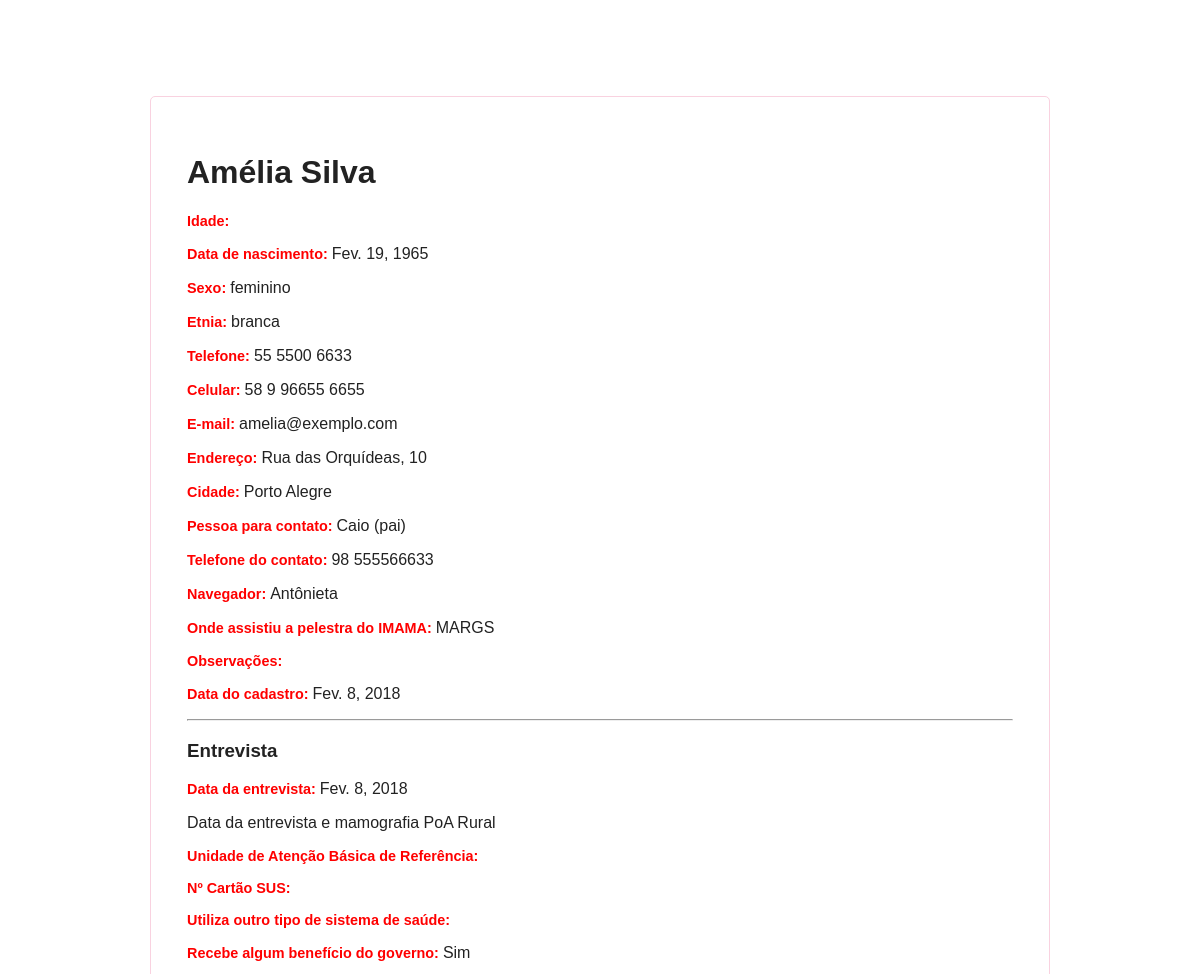
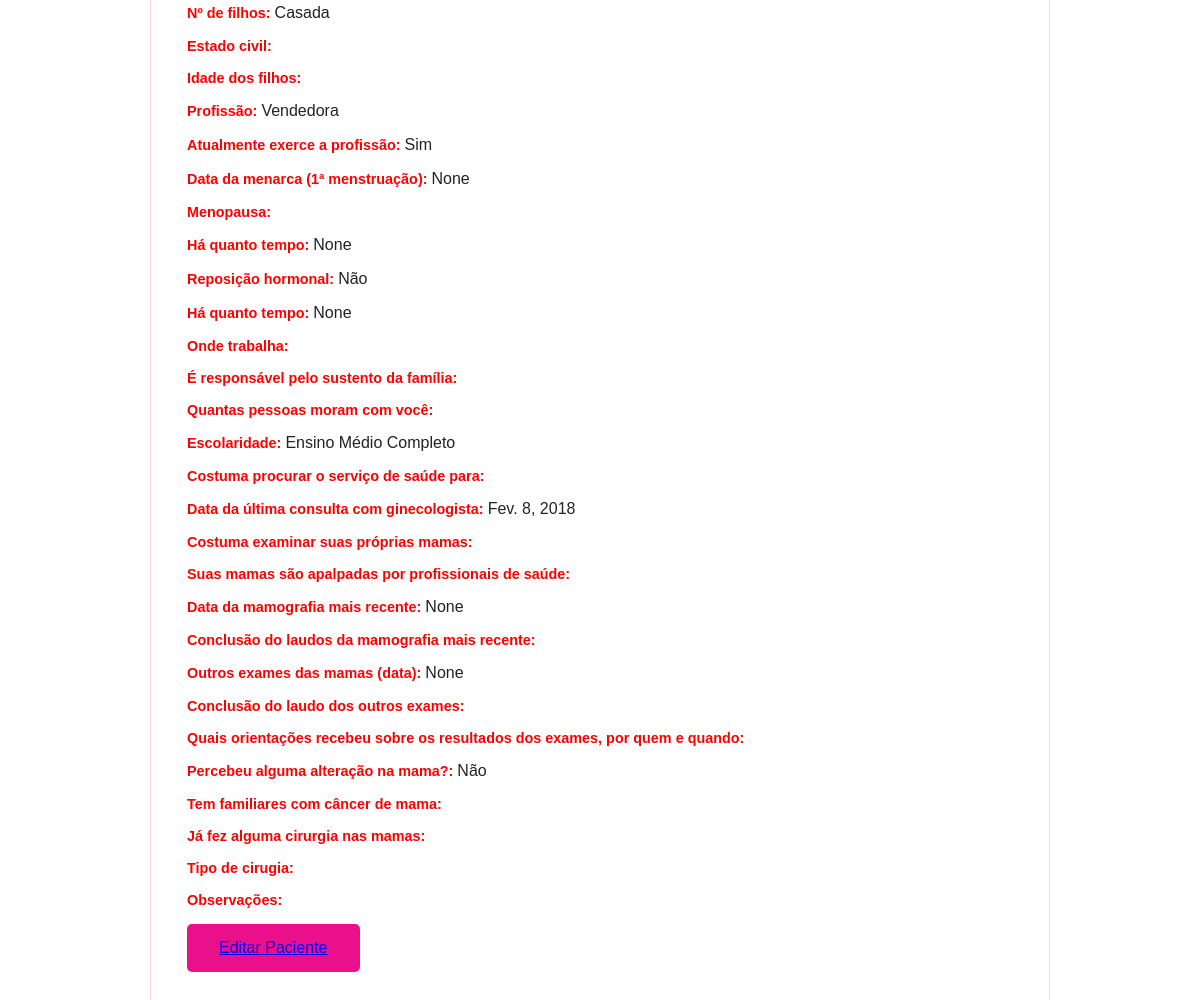
Page /paciente/1/ on the committed database (2 pictures, top to bottom).
### imama/models.py (models this page shows, shortened)
class Paciente(models.Model):
    imama = models.ForeignKey('auth.User',on_delete=models.CASCADE)
    nome = models.CharField('Nome da paciente', max_length=200, help_text='*')
    local_palestra = models.CharField('Onde assistiu a palestra do IMAMA', blank=True, max_length=200)
    data_nascimento = models.DateField('Data de nascimento', help_text='* Formato: dd/mm/aaaa')
    sexo = models.CharField(max_length=10, help_text='*')
    etnia = models.CharField(max_length=20, help_text='*')
    telefone = models.CharField(max_length=20, help_text='* Exemplo: 99 9999999999')
    celular = models.CharField(max_length=20, blank=True, help_text=' Exemplo: 99 9999999999')
    email = models.CharField(max_length=200, help_text='*')
    endereco = models.CharField('Endereço', max_length=400, help_text='*')
    cidade = models.CharField(max_length=50, help_text='*')
    contato_nome = models.CharField('Pessoa para contato', blank=True, max_length=200)
    contato_telefone = models.CharField('Telefone do contato', blank=True, max_length=20)
    cpf = models.CharField('CPF', max_length=20, help_text=' Apenas números')
    rg = models.CharField('RG', max_length=20, help_text='*')
    amigo_rosa = models.CharField('Navegador', max_length=200, help_text='*')
    data_cadastro = models.DateField(default=timezone.now)
    observacoes = models.TextField('Observações', blank=True)
    data_entrevista = models.DateField('Data da entrevista e mamografia PoA Rural',default=timezone.now, blank=True, null=True)
    UAB_referencia = models.CharField('Unidade de Atenção Básica de Referência', max_length=200, blank=True)
    cartao_sus = models.CharField('Nº Cartão SUS', max_length=20, blank=True)
    sistema_saude = models.CharField('Utiliza outro tipo de sistema de saúde', max_length=200, blank=True)
    beneficio_governo = models.CharField('Recebe algum benefício do governo', max_length=20, blank=True)
    qtdade_filhos = models.CharField('Estado civil', max_length=20, blank=True)
    estado_civil = models.CharField('Nº de filhos', max_length=20, blank=True)
    idade_filhos = models.CharField('Idade dos filhos', max_length=20, blank=True)
    profissao = models.CharField('Profissão', max_length=50, blank=True)
    exerce_profissao = models.CharField('Atualmente exerce a profissão', max_length=20, blank=True)
    data_menarca = models.DateField('Data da menarca (1ª menstruação)', blank=True, null=True)
    menopausa = models.CharField('Menopausa', max_length=20, blank=True)
    data_menopausa = models.DateField('Desde quando', blank=True, null=True)
    reposicao_hormonal = models.CharField('Reposição hormonal', max_length=20, blank=True)
    data_reposicao_hormonal = models.DateField('Há quanto tempo', blank=True, null=True)
    local_trabalho = models.CharField('Onde trabalha', max_length=200, blank=True)
    sustenta_familia = models.CharField('É responsável pelo sustento da família', max_length=20, blank=True)
    pessoas_familia = models.CharField('Quantas pessoas moram com você', max_length=2, blank=True)
    escolaridade = models.CharField('Escolaridade ', max_length=40, blank=True)
    motivos_servico_saude = models.TextField('Costuma procurar o serviço de saúde para', blank=True)
    ultima_consulta_ginecologista = models.DateField('Data da última consulta com ginecologista', default=timezone.now, blank=True, null=True)
    auto_exame = models.CharField('Costuma examinar suas próprias mamas', max_length=20, blank=True)
    exame_profissional = models.CharField('Suas mamas são apalpadas por profissionais de saúde', max_length=20, blank=True)
    data_mamografia = models.DateField('Data da mamografia mais recente', default=timezone.now, blank=True, null=True)
    conclusao_laudo_mamografia = models.TextField('Conclusão do laudos da mamografia mais recente', blank=True)
    data_outros_exames = models.DateField('Outros exames das mamas (data)', default=timezone.now, blank=True, null=True)
    conclusao_laudo_outros_exames = models.TextField('Conclusão do laudo dos outros exames',blank=True)
    orientacoes_exames = models.TextField('Quais orientações recebeu sobre os resultados dos exames, por quem e quando', blank=True)
    alteracao_mama = models.CharField('Percebeu alguma alteração na mama?', max_length=20, blank=True)
    familiares_cancer_mama = models.CharField('Tem familiares com câncer de mama', max_length=20, blank=True)
    cirurgia_mamas = models.CharField('Já fez alguma cirurgia nas mamas', max_length=20, blank=True)
    tipo_cirurgia_mamas = models.TextField('Tipo de cirugia', blank=True)
    observacoes_entrevista = models.TextField('Observações', blank=True)

### imama/views.py (the view)
# urls.py: url(r'^paciente/(?P<pk>\d+)/$', views.paciente_detalhe, name='paciente_detalhe'),
def paciente_detalhe(request, pk):
    paciente = get_object_or_404(Paciente, pk=pk)
    return render(request, 'imama/paciente_detalhe.html', { 'paciente': paciente })

### imama/templates/imama/paciente_detalhe.html
{% extends 'imama/base.html' %}
{% load staticfiles %}
{% block content %}
    <div class="post">
        <h1>{{ paciente.nome }}</h1>
        <p><span class="negrito">Idade: </span>{{ paciente.idade }}</p>
        <p><span class="negrito">Data de nascimento: </span>{{ paciente.data_nascimento }}</p>
        <p><span class="negrito">Sexo: </span>{{ paciente.sexo }}</p>
        <p><span class="negrito">Etnia: </span>{{ paciente.etnia }}</p>
        <p><span class="negrito">Telefone: </span>{{ paciente.telefone }}</p>
        <p><span class="negrito">Celular: </span>{{ paciente.celular }}</p>
        <p><span class="negrito">E-mail: </span>{{ paciente.email }}</p>
        <p><span class="negrito">Endereço: </span>{{ paciente.endereco }}</p>
        <p><span class="negrito">Cidade: </span>{{ paciente.cidade }}</p>
        <p><span class="negrito">Pessoa para contato: </span>{{ paciente.contato_nome }}</p>
        <p><span class="negrito">Telefone do contato: </span>{{ paciente.contato_telefone }}</p>
        <p><span class="negrito">Navegador: </span>{{ paciente.amigo_rosa }}</p>
        <p><span class="negrito">Onde assistiu a pelestra do IMAMA: </span>{{ paciente.local_palestra }}</p>
        <p><span class="negrito">Observações: </span>{{ paciente.observacoes }}</p>
        <p><span class="negrito">Data do cadastro: </span>{{ paciente.data_cadastro}}</p>
        <hr>
        <h3>Entrevista</h3>
        <p><span class="negrito"> Data da entrevista: </span> {{ paciente.data_entrevista }}</p>
        Data da entrevista e mamografia PoA Rural
        <p><span class="negrito"> Unidade de Atenção Básica de Referência: </span> {{ paciente.UAB_referencia }}</p>
        <p><span class="negrito"> Nº Cartão SUS: </span> {{ paciente.cartao_sus }}</p>
        <p><span class="negrito"> Utiliza outro tipo de sistema de saúde: </span> {{ paciente.sistema_saude }}</p>
        <p><span class="negrito"> Recebe algum benefício do governo: </span> {{ paciente.beneficio_governo }}</p>
        <p><span class="negrito"> Nº de filhos: </span> {{ paciente.qtdade_filhos }}</p>
        <p><span class="negrito"> Estado civil: </span> {{ paciente.estado_civil }}</p>
        <p><span class="negrito"> Idade dos filhos: </span> {{ paciente.idade_filhos }}</p>
        <p><span class="negrito"> Profissão: </span> {{ paciente.profissao }}</p>
        <p><span class="negrito"> Atualmente exerce a profissão: </span> {{ paciente.exerce_profissao }}</p>
        <p><span class="negrito"> Data da menarca (1ª menstruação): </span> {{ paciente.data_menarca }}</p>
        <p><span class="negrito"> Menopausa: </span> {{ paciente.menopausa }}</p>
        <p><span class="negrito"> Há quanto tempo: </span> {{ paciente.data_menopausa }}</p>
        <p><span class="negrito"> Reposição hormonal: </span> {{ paciente.reposicao_hormonal }}</p>
        <p><span class="negrito"> Há quanto tempo: </span> {{ paciente.data_reposicao_hormonal }}</p>
        <p><span class="negrito"> Onde trabalha: </span> {{ paciente.local_trabalho }}</p>
        <p><span class="negrito"> É responsável pelo sustento da família: </span> {{ paciente.sustenta_familia }}</p>
        <p><span class="negrito"> Quantas pessoas moram com você: </span> {{ paciente.pessoas_familia }}</p>
        <p><span class="negrito"> Escolaridade: </span> {{ paciente.escolaridade }}</p>
        <p><span class="negrito"> Costuma procurar o serviço de saúde para: </span> {{ paciente.motivos_servico_saude }}</p>
        <p><span class="negrito"> Data da última consulta com ginecologista: </span> {{ paciente.ultima_consulta_ginecologista }}</p>
        <p><span class="negrito"> Costuma examinar suas próprias mamas: </span> {{ paciente.auto_exame }}</p>
        <p><span class="negrito"> Suas mamas são apalpadas por profissionais de saúde: </span> {{ paciente.exame_profissional }}</p>
        <p><span class="negrito"> Data da mamografia mais recente: </span> {{ paciente.data_mamografia }}</p>
        <p><span class="negrito"> Conclusão do laudos da mamografia mais recente: </span> {{ paciente.conclusao_laudo_mamografia }}</p>
        <p><span class="negrito"> Outros exames das mamas (data): </span> {{ paciente.data_outros_exames }}</p>
        <p><span class="negrito"> Conclusão do laudo dos outros exames: </span> {{ paciente.conclusao_laudo_outros_exames }}</p>
        <p><span class="negrito"> Quais orientações recebeu sobre os resultados dos exames, por quem e quando: </span> {{ paciente.orientacoes_exames }}</p>
        <p><span class="negrito"> Percebeu alguma alteração na mama?: </span> {{ paciente.alteracao_mama }}</p>
        <p><span class="negrito"> Tem familiares com câncer de mama: </span> {{ paciente.familiares_cancer_mama }}</p>
        <p><span class="negrito"> Já fez alguma cirurgia nas mamas: </span> {{ paciente.cirurgia_mamas }}</p>
        <p><span class="negrito"> Tipo de cirugia: </span> {{ paciente.tipo_cirurgia_mamas }}</p>
        <p><span class="negrito"> Observações: </span> {{ paciente.observacoes_entrevista }}</p>
    </div>
    <button class="btn">
      <a href="{% url 'editar_paciente' pk=paciente.pk %}">Editar Paciente</a>
    </button>
{% endblock %}

### imama/static/css/imama.css (style rules this page uses)
* { box-sizing: border-box; }
body { background-color: ; font-family: sans-serif; height: 100vh; margin: 0 auto; width: 100vw; }
.aviso, p span { font-size: 0.9em; color: red; }
.negrito { font-weight: bold; }
.btn { background-color: #ea108c; border: none; border-radius: 5px; color: white; display: inline-block; font-size: 16px; padding: 15px 32px; text-align: center; text-decoration: none; }

### rows in the picture
Paciente: nome "Amélia Silva", data_nascimento "Fev. 19, 1965", sexo "feminino", etnia "branca", telefone "55 5500 6633", celular "58 9 96655 6655", email "amelia@exemplo.com", endereco "Rua das Orquídeas, 10", cidade "Porto Alegre", contato_nome "Caio (pai)", contato_telefone "98 555566633", amigo_rosa "Antônieta", local_palestra "MARGS", data_cadastro "Fev. 8, 2018", data_entrevista "Fev. 8, 2018", beneficio_governo "Sim", qtdade_filhos "Casada", profissao "Vendedora", exerce_profissao "Sim", data_menarca "None", data_menopausa "None", reposicao_hormonal "Não", data_reposicao_hormonal "None", escolaridade "Ensino Médio Completo", ultima_consulta_ginecologista "Fev. 8, 2018", data_mamografia "None", data_outros_exames "None", alteracao_mama "Não"
